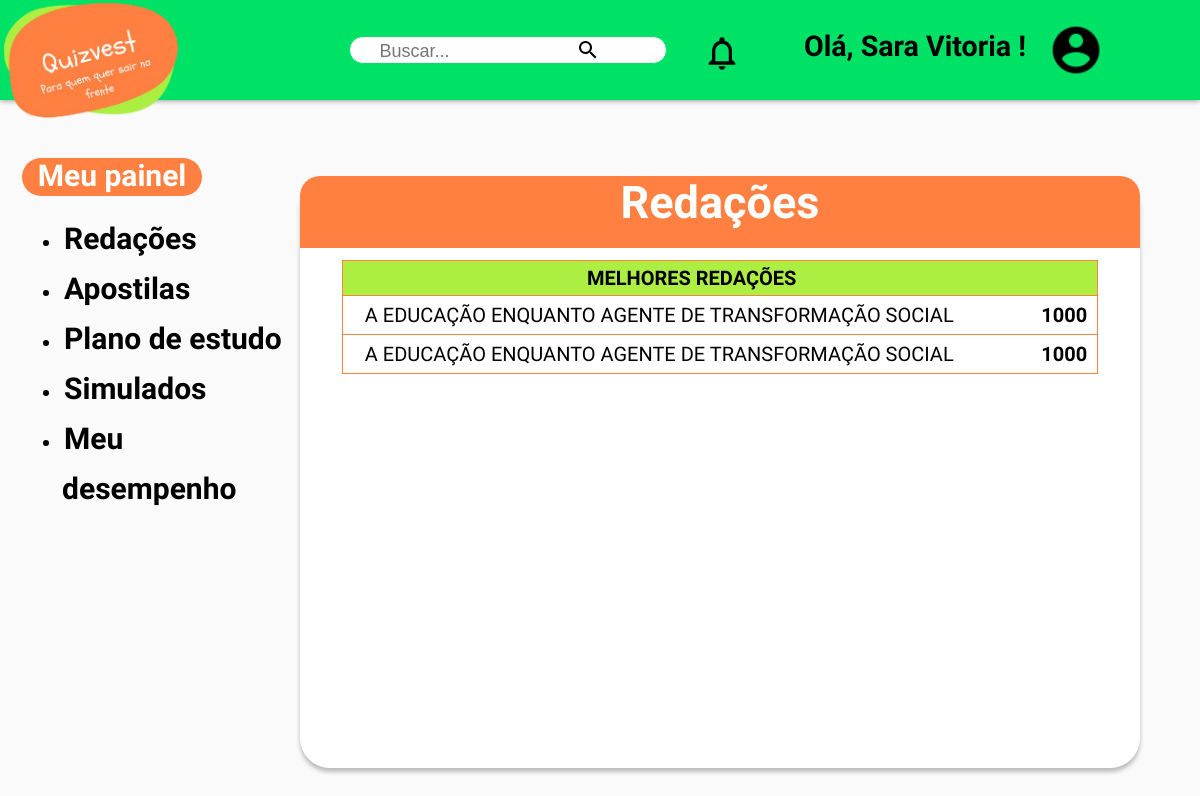
The app's page /melhores_redacoes.php (signed in) with its own data.
### tables this page shows
CREATE TABLE `usuarios` (
  `id` int(6) UNSIGNED NOT NULL,
  `nome` varchar(200) NOT NULL,
  `sobrenome` varchar(200) NOT NULL,
  `email` varchar(200) NOT NULL,
  `cpf` varchar(200) NOT NULL,
  `celular` varchar(200) NOT NULL,
  `senha` varchar(200) NOT NULL,
  `score` int(20) NOT NULL,
  `reg_date` timestamp NOT NULL DEFAULT current_timestamp() ON UPDATE current_timestamp()
);

CREATE TABLE `redacoes` (
  `id` int(11) NOT NULL,
  `emailAluno` text NOT NULL,
  `tema` varchar(300) NOT NULL,
  `redacao` text NOT NULL,
  `competencia1` int(11) NOT NULL,
  `competencia2` int(11) NOT NULL,
  `competencia3` int(11) NOT NULL,
  `competencia4` int(11) NOT NULL,
  `competencia5` int(11) NOT NULL,
  `notaredacao` int(20) NOT NULL
);

### melhores_redacoes.php (the view, shortened to what this page needs)
<?php
require_once __DIR__.'/conexao.php';
$login = $_SESSION['user'];
$email = $login['login'];
$procuranome = $conn->prepare("SELECT * FROM usuarios WHERE email='$email'");
$procuranome->execute();
$procuraredacoes = $conn->prepare("SELECT * FROM redacoes WHERE notaredacao='1000'");
$procuraredacoes->execute();
?>
<!DOCTYPE html>
<html lang="en">
<head>
    <link rel="stylesheet" href="style_redacoes_enviadas.css">
</head>
<body>
    <?php require './reader.php'?>
    <div class="opcao column side">
        <p class="destaque">&nbsp; Meu painel &nbsp;</p>
        <ul>
        <li class="menu_lateral"><a href="#">Redações</a></li>
        <li class="menu_lateral"><a href="#">Apostilas</a></li>
        <li class="menu_lateral"><a href="#">Plano de estudo</a></li>
        <li class="menu_lateral"><a href="#">Simulados</a></li>
        <li class="menu_lateral"><a href="#">Meu desempenho</a></li>
        </ul>
    </div>
<section>
    <div class="redac"><p>Redações</p></div>
    <div class="espaco">
        <table class="temas">
            <tr><th>MELHORES REDAÇÕES</th><th></th></tr>
            <?php
            while($temas = $procuraredacoes->fetch(PDO::FETCH_ASSOC)){
                echo '<tr class="p2"><td class="p2"><a href="visualizar_redacao.php?id='.$temas['id'].'">'.$temas['tema'].'</a></td><td class="p2"><b>'.$temas['notaredacao'].'</b></td></tr>';
            }
            ?>
            </table>
    </div>
</section>
</body>
</html>

### reader.php (shortened to what this page needs)
<?php
require_once __DIR__.'/conexao.php';
$login = $_SESSION['user'];
$email = $login['login'];
$procuranome = $conn->prepare("SELECT * FROM usuarios WHERE email='$email'");
$procuranome->execute();
$nome = $procuranome->fetch(PDO::FETCH_ASSOC);
?>
<!DOCTYPE html>
<html lang="en">
<head>
    <link rel="stylesheet" href="style_reader.css">
</head>
<body>
    <header>
        <div id="cabecalho">
            <div class="menu">
                <div id="nTexto">
                <a href="index.php"><img class="ima" src="imagens/logoo.png"></a>
                    <input type="text" id="txtBusca" placeholder="Buscar..."/>
                    <a href="#"> <img  class="lup" src="imagens/lupa.png" id="btnBusca" alt="Buscar"/></a>
                    <a href="#"><img class ="notif" src="imagens/not.png" /></a>
                    <li class="dropdown">
                        <a href="javascript:void(0)" class="user_btn"><img class="user" src="imagens/user.png"></a>
                        </li>
                  </div>
               <div class="txt">
                   <h1>Olá, <?=$nome['nome']?>!</h1>
               </div>
            </div>
        </div>
    </header>
</body>
</html>

### style_redacoes_enviadas.css (style rules this page uses)
body { margin: 0%; background-color: #fafafa; }
header { background: #fff; top: 0; left: 0; width: 100%; z-index: 1000; box-shadow: 0px 0px 6px 0px rgba(0, 0, 0, 0.5); }
.menu { font-family: 'Dosis', sans-serif; background-color: #00E265; padding: 3%; text-align: right; font-size: 22px; font-weight: bold; color: black; }
.menu .ima { width: auto; height: 15%; position: absolute; bottom: 90; right: 90; left: 0; top: 0; margin: auto; }
#nTexto { float:center; background-color:#ffffff; border:solid 1px; border-radius:30px; width:28%; border-color: #00E265; margin-left: 313px; }
#txtBusca { float:center; background-color:transparent; padding-left:auto; font-style:'Dosis'; font-size:18px; border:none; height:4%; width:90%; }
.lup { position:absolute; top:2.3%; left:48%; margin:0%; padding:3%; }
.menu .notif { width: auto; height: 5%; position: absolute; top: 1%; padding:3%; margin: auto; }
.user { top:1%; width: auto; height:7%; right: 5%; position: absolute; margin: auto; padding:3%; }
.txt { top: -1%; right: 11%; padding:3.5%; position: absolute; font-size:65%; }
.espaco { position: absolute; width:70%; min-height: 74%; left: 25%; top: 22%; background: #FFFFFF; box-shadow: 0px 4px 4px rgba(0, 0, 0, 0.25); border-radius: 30px; }
.redac { position: absolute; width:70%; height: 9%; left: 25%; top: 22%; background: #FF8041; border-radius: 20px 20px 0 0; z-index: 1; text-align: center; }
.redac p { color: #ffffff; font-family: 'Dosis'; font-weight: 700; font-size: 45px; margin-top: 0%; z-index: 1; }
.opcao { font-family:'Dosis'; font-size:20px; font-weight:bold; margin-left:1%; margin-top:7%; }
.opcao a { text-decoration:none; color:black; padding-left: 2px; padding-right: 20px; font-size: 30px; line-height: 50px; }
.opcao .destaque { margin-top: -3%; font-size: 30px; position: absolute; background-color: #FF8041; border-radius: 25px; color: #FFFFFF; width: 15%; text-align: center; padding-bottom: 3px; }
a { width: 15%; }
.column { float: left; padding: 10px; height: 300px; }
.column.side { width: 25%; }
a { text-decoration: none; color: black; }
.temas a { margin-left: 3%; }
.temas { margin-left: 5%; z-index: 1; margin-top: 10%; width: 90%; border: 1px solid #FF8041; border-collapse: collapse; }
th { font-family: 'Dosis'; background-color: #ACEE42; font-size: 20px; font-weight: 700; padding-top: 5px; padding-bottom: 5px; }
.p2 { font-family: 'Dosis'; color: black; border-top: 1px solid #FF8041; font-size: 20px; padding-top: 7px; padding-bottom: 7px; }

### style_reader.css (style rules this page uses)
body { margin: 0%; background-color: #fafafa; font-family: 'Dosis'; }
header { background: #fff; top: 0; left: 0; width: 100%; z-index: 1000; box-shadow: 0px 0px 6px 0px rgba(0, 0, 0, 0.5); }
.menu { font-family: 'Dosis', sans-serif; background-color: #00E265; padding: 3%; text-align: right; font-size: 22px; font-weight: bold; color: black; }
.menu .ima { width: auto; height: 15%; position: absolute; bottom: 90; right: 90; left: 0; top: 0; margin: auto; }
#nTexto { float:center; background-color:#ffffff; border:solid 1px; border-radius:30px; width:28%; border-color: #00E265; margin-left: 313px; }
#txtBusca { float:center; background-color:transparent; padding-left:auto; font-style:'Dosis'; font-size:18px; border:none; height:5%; width:90%; }
.lup { position:absolute; top:0.3%; left:45%; margin:0%; padding:3%; }
.menu .notif { width: auto; height: 5%; position: absolute; top: -0.4%; padding:3%; margin: auto; }
.user { top:-1.8%; width: auto; height:7%; right: 5%; position: absolute; margin: auto; padding:3%; }
.txt { top: -4%; right: 11%; padding:3.5%; position: absolute; font-size:65%; }
.dropdown { list-style-type: none; }

### records on screen
usuarios: nome "Sara Vitoria"
redacoes: tema "A EDUCAÇÃO ENQUANTO AGENTE DE TRANSFORMAÇÃO SOCIAL", notaredacao "1000"
redacoes: tema "A EDUCAÇÃO ENQUANTO AGENTE DE TRANSFORMAÇÃO SOCIAL", notaredacao "1000"
